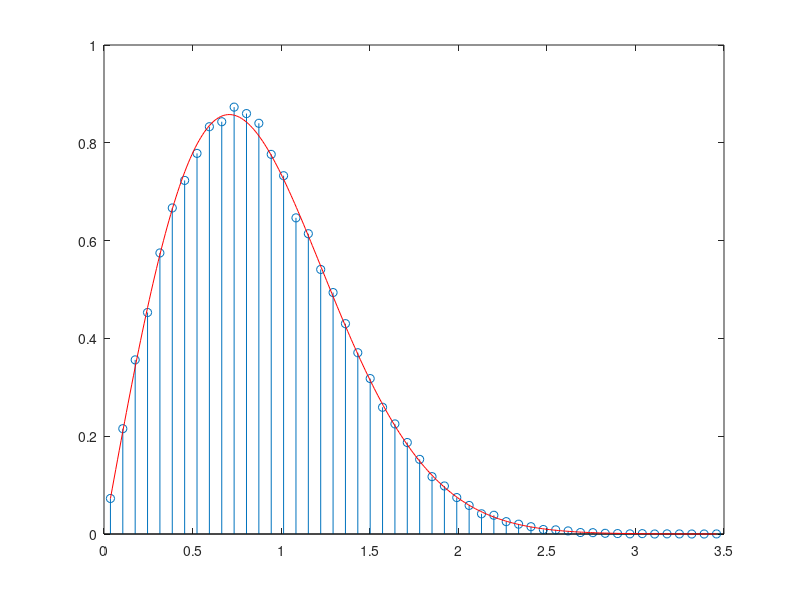

Write the MATLAB code that produced this figure.
% RANDOMVARIABLES_RAYLEIGH_DISTRIBUTION
%
% Author: Dick Carrillo Melgarejo
%
% Date: 23/July/2020
%
% Simulated and analytical version of Rayleigh Distribution
% The random variable "R" defined by Rayleigh Distribution is generated by
% the following equation R = SQRT(X^2+Y^2), where X and Y are independent
% Gaussian Random variables with zero mean and Variance sigma^2.
% So, in communications, X is the real part of a complex number and Y
% is the imaginary part of the same complex number. This complex number is
% the base band representation of a Rayleigh channel. In communications the
% random variable R represents the module of this band base signal (complex
% number).
close all
clear all

%% Simulation Version
N = 100000;
sigma = 1/sqrt(2);
hr = sigma * (randn(1,N) + sqrt(-1) * randn(1,N));
display(['The Variance of the band base representation of the channel is '...
    num2str(var(hr))])
display(['The Mean of the band base representation of the channel is '...
    num2str(mean(hr))])
[a,b] = hist(abs(hr),50);
pdfSim=a./trapz(b,a);
stem(b,pdfSim)


%% Theoretical Version
hold on
x = min(b):0.01:max(b);
p = raylpdf(x,sigma);
plot(x,p,'r')